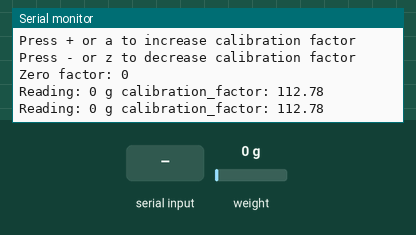
A sketch run on a simulated ESP8266 (NodeMCU). On the bench: the last lines printed to the serial monitor. The inputs (shaded band) are chosen by the test bench; at power-on: weight on the scale 0 g.

Above: at 3.2 s.
3.3 s: weight on the scale set to 100 g
At 4.6 s:
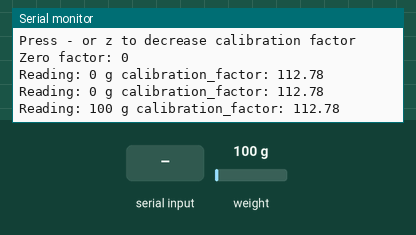
4.8 s: "+" received over Serial
At 6.0 s:
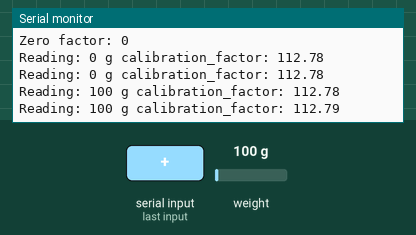
6.3 s: "a" received over Serial
At 6.9 s:
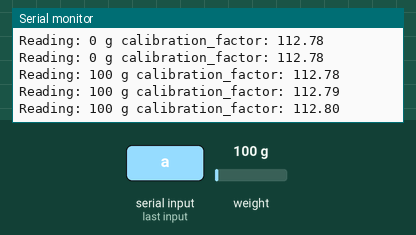
7.8 s: weight on the scale set to 1250 g
At 9.5 s:
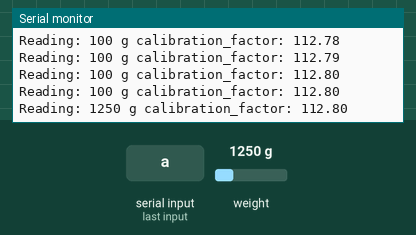
Timing chart, 0 to 10.3 s (numbered marks = the images above; inputs shaded):
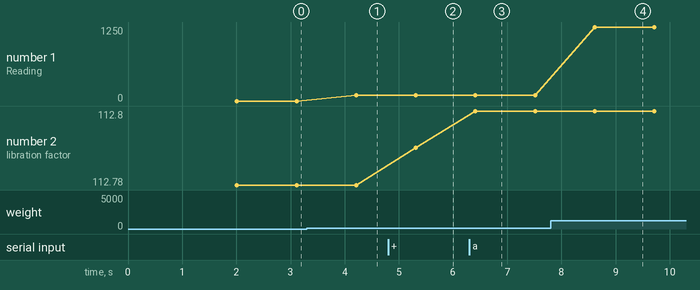

The sketch:

demo7.ino
```cpp
#include "HX711.h"

#define DOUT  D5
#define CLK  D6

HX711 scale;

//默认误差值
float calibration_factor = 112.78;

void setup() {
  Serial.begin(115200);
  Serial.println("HX711 calibration sketch");
  Serial.println("Remove all weight from scale");
  Serial.println("After readings begin, place known weight on scale");
  Serial.println("Press + or a to increase calibration factor");
  Serial.println("Press - or z to decrease calibration factor");

  scale.begin(DOUT, CLK);
  scale.set_scale();
  scale.tare(); //Reset the scale to 0

  long zero_factor = scale.read_average(); //Get a baseline reading
  Serial.print("Zero factor: "); //This can be used to remove the need to tare the scale. Useful in permanent scale projects.
  Serial.println(zero_factor);

}

void loop() {
  scale.set_scale(calibration_factor); //Adjust to this calibration factor
  Serial.print("Reading: ");
  Serial.print((int)scale.get_units());
  Serial.print(" g"); //Change this to kg and re-adjust the calibration factor if you follow SI units like a sane person
  Serial.print(" calibration_factor: ");
  Serial.print(calibration_factor);
  Serial.println();
  delay(1000);

  if(Serial.available())
  {
    char temp = Serial.read();
    if(temp == '+' || temp == 'a')
      calibration_factor += 0.01;
    else if(temp == '-' || temp == 'z')
      calibration_factor -= 0.01;
  }

}
```

Measured:
- after the input at 3.3 s, the serial monitor: prints a new line after 0.91 s (image 1)
- after the input at 4.8 s, the serial monitor: prints a new line after 0.51 s (image 2)
- after the input at 6.3 s, the serial monitor: prints a new line after 0.11 s (image 3)
- after the input at 7.8 s, the serial monitor: prints a new line after 0.81 s (image 4)
- plotted number 1: 0 → 100 after the input at 3.3 s, 100 → 1250 after the input at 7.8 s
- plotted number 2: 112.78 → 112.79 after the input at 4.8 s, 112.79 → 112.8 after the input at 6.3 s
